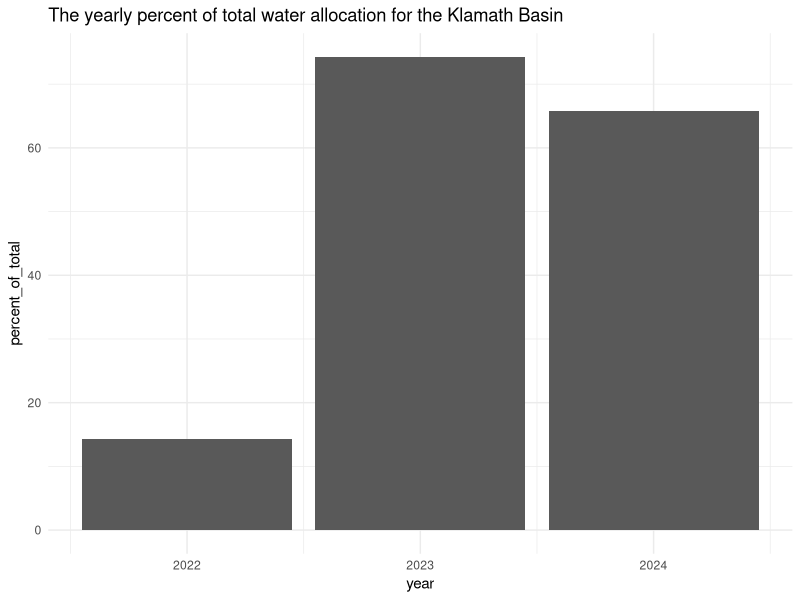
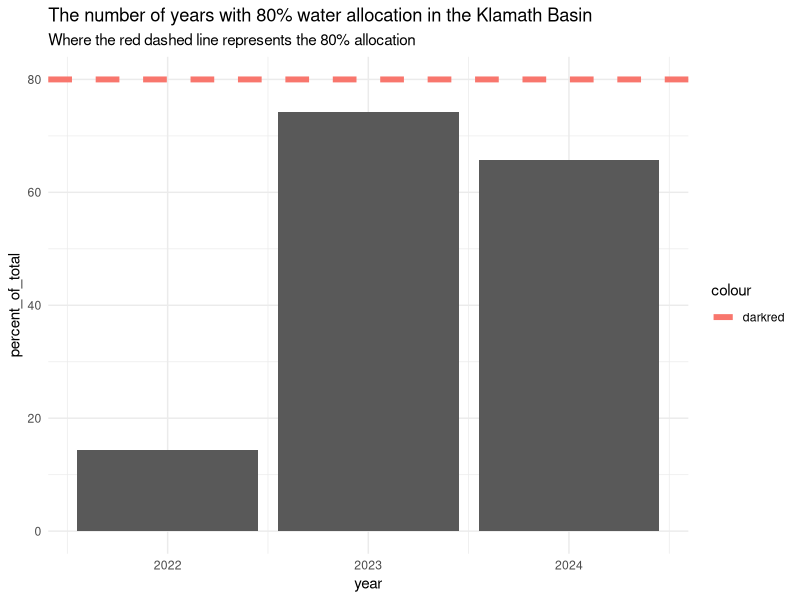
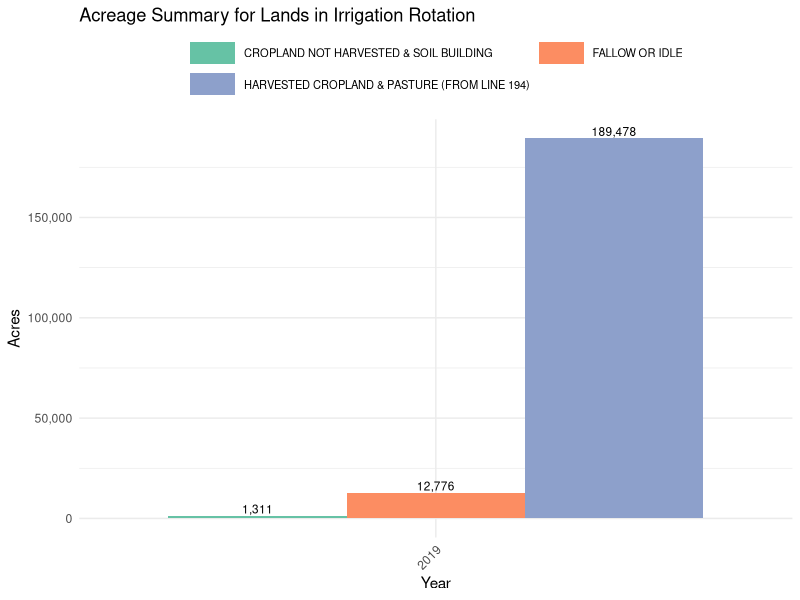

Reproduce these figures in R, in order.
## ---- chunk 1
knitr::opts_chunk$set(echo = TRUE, fig.width = 9, fig.height = 8)
library(tidyverse)
library(scales)

## ---- chunk 2
yearly_water_allocation = data.frame(
  "year" = c(2024, 2023, 2022),
  "amount_acre_feet" = c(230000, 260000, 50000),
  "source" = c("https://www.usbr.gov/mp/kbao/docs/2024-klamath-project-annual-operations-plan.pdf", "https://www.usbr.gov/mp/kbao/programs/docs/20230705-2023-klamath-project-drought-plan.pdf", "https://www.usbr.gov/newsroom/news-release/4168")
) |> 
  mutate(percent_of_total = amount_acre_feet/350000 * 100)
## ---- chunk 3
yearly_water_allocation |> 
  ggplot(aes(x = year, y = percent_of_total)) +
  geom_col() + 
  theme_minimal() + 
  ggtitle("The yearly percent of total water allocation for the Klamath Basin")

## ---- chunk 4

yearly_water_allocation |> 
  ggplot(aes(x = year, y = percent_of_total)) +
  geom_col() + 
  geom_hline(aes(yintercept = 80, color = "darkred"), linetype = "dashed", linewidth = 2) + 
  theme_minimal() + 
  ggtitle("The number of years with 80% water allocation in the Klamath Basin", 
          subtitle = "Where the red dashed line represents the 80% allocation")
## ---- chunk 5
acreage_summary <- readxl::read_excel(here::here("data-raw", "crop_reports.xlsx"), sheet = "acreage_summary")
## ---- chunk 6
acreage_summary |>
  filter(!grepl("TOTAL", Description),
         Description !=  "ACRES IRRIGATED (LINES 11 + 12)", 
         Description != 'ACRES IRRIGATED (LINES 11 +12)')  |>
  filter(State == "CA") |> 
  filter(!is.na(Total)) |> 
  mutate(in_irrigation = ifelse(in_irrigation == "yes", "In Irrigation", "Not in Irrigation")) |> bind_rows(
    acreage_summary |>
      filter(!grepl("TOTAL", Description),
             Description !=  "ACRES IRRIGATED (LINES 11 + 12)", 
             Description != 'ACRES IRRIGATED (LINES 11 +12)')  |>
      filter(State == "OR") |> 
      filter(!is.na(Total)) |> 
      mutate(in_irrigation = ifelse(in_irrigation == "yes", "In Irrigation", "Not in Irrigation")) ) |> 
  filter(in_irrigation == "In Irrigation") |> 
  group_by(Description, Report) |> 
  summarise(total_acres = sum(Total)) |> 
  ggplot(aes(x = factor(Report), y = total_acres, fill = Description)) +
  geom_col(position = position_dodge()) +
  geom_text(
    aes(label = comma(total_acres)),
    position = position_dodge(width = 0.9),
    vjust = -0.25,
    size = 3
  ) +
  xlab("Year") +
  ylab("Acres") +
  ggtitle("Acreage Summary for Lands in Irrigation Rotation") +
  scale_fill_brewer(palette = "Set2") +
  scale_y_continuous(labels = comma) +
  guides(
    fill = guide_legend(
      ncol   = 2,    
      byrow  = TRUE  
    )
  ) +
  theme_minimal() +
  theme(
    legend.position   = "top",
    legend.title      = element_blank(),
    legend.text       = element_text(size = 8),             
    legend.key.width  = unit(1.2, "cm"),                    
    strip.text        = element_text(size = 10),           
    axis.text.x       = element_text(angle = 45, hjust = 1) 
  )


